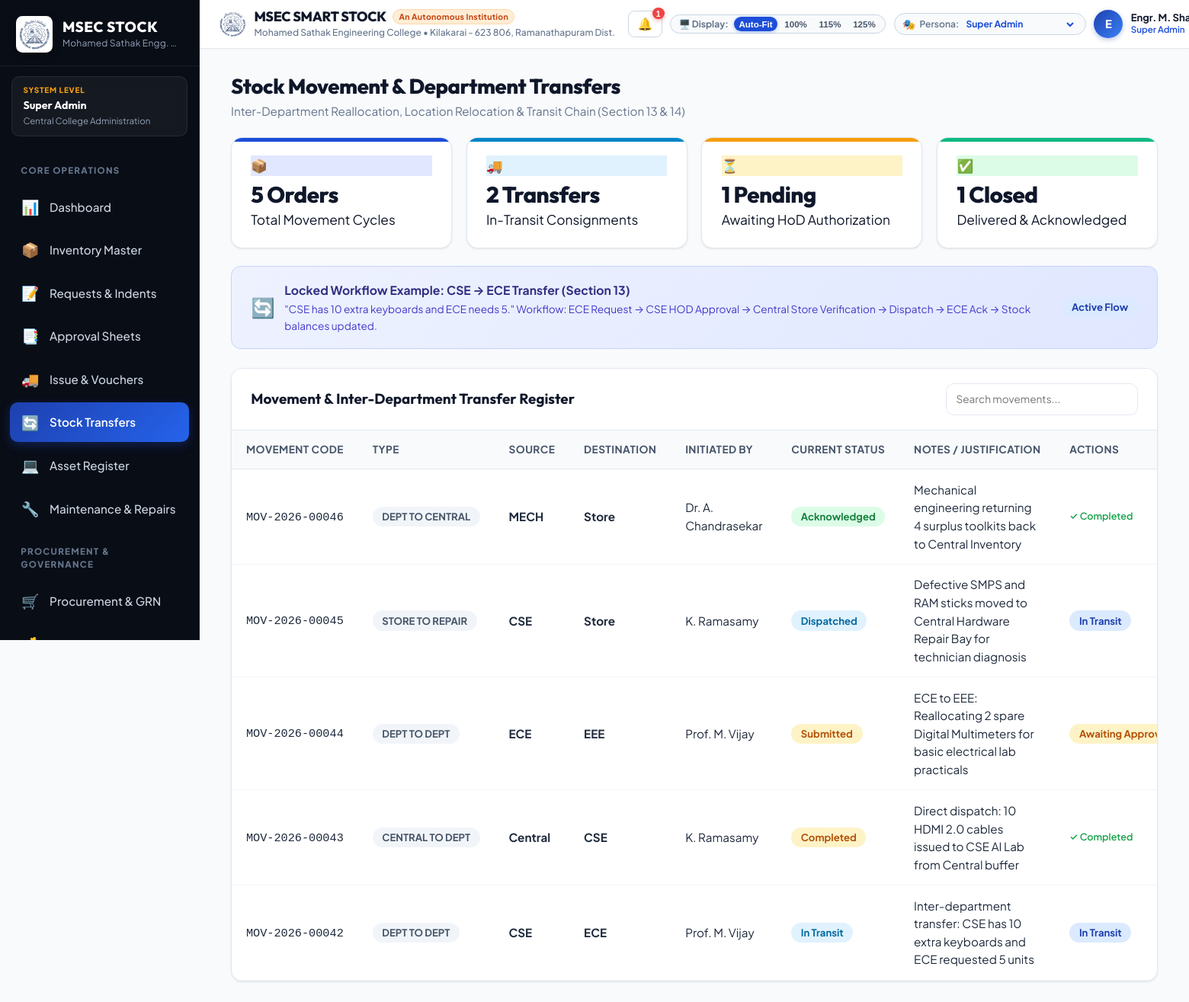
The app's page /index.php?route=movement (signed in) with its own data.
### tables this page shows
CREATE TABLE stock_movements (
                id INTEGER PRIMARY KEY AUTOINCREMENT,
                movement_code VARCHAR(50) NOT NULL UNIQUE,
                movement_type VARCHAR(50) NOT NULL,
                source_dept_id INT NULL,
                target_dept_id INT NULL,
                source_lab_id INT NULL,
                target_lab_id INT NULL,
                initiated_by INT NOT NULL,
                status VARCHAR(50) DEFAULT 'Pending Approval',
                notes TEXT,
                created_at DATETIME DEFAULT (datetime('now', 'localtime'))
            );

CREATE TABLE users (
                id INTEGER PRIMARY KEY AUTOINCREMENT,
                username VARCHAR(100) NOT NULL UNIQUE,
                password_hash VARCHAR(255) NOT NULL,
                full_name VARCHAR(150) NOT NULL,
                email VARCHAR(150) NOT NULL UNIQUE,
                phone VARCHAR(50),
                employee_id VARCHAR(50),
                designation VARCHAR(150),
                role_key VARCHAR(50) NOT NULL,
                dept_id INT NULL,
                lab_id INT NULL,
                status VARCHAR(50) DEFAULT 'Active',
                failed_attempts INT DEFAULT 0,
                locked_until DATETIME NULL,
                last_login_at DATETIME NULL,
                last_login_ip VARCHAR(50) NULL,
                created_at DATETIME DEFAULT (datetime('now', 'localtime'))
            );

### models/Movement.php (called while the page is built, shortened)
<?php
class Movement {
    public static function getAll(): array {
        $pdo = Database::getInstance();
        $stmt = $pdo->query("SELECT m.*, sd.code as source_dept_code, sd.name as source_dept_name,
                             td.code as target_dept_code, td.name as target_dept_name,
                             u.full_name as initiated_by_name, u.role_key as initiated_by_role
                             FROM stock_movements m
                             LEFT JOIN departments sd ON m.source_dept_id = sd.id
                             LEFT JOIN departments td ON m.target_dept_id = td.id
                             JOIN users u ON m.initiated_by = u.id
                             ORDER BY m.id DESC");
        return $stmt->fetchAll();
    }
}

### core/Auth.php (called while the page is built, shortened)
<?php
class Auth {
    public static function user(): ?array {
        return $_SESSION['msec_user'] ?? null;
    }
    public static function role(): ?string {
        return self::user()['role_key'] ?? null;
    }
    public static function can(string $action): bool {
        $role = self::role();
        return match ($action) {
            'adjust_stock', 'create_stock_entry' => $role === 'store_keeper',
            'create_request', 'raise_indent'     => in_array($role, ['store_keeper', 'hod', 'dept_coordinator', 'lab_incharge', 'faculty', 'technician'], true),
            'coordinator_verify'                => $role === 'dept_coordinator',
            'hod_approve'                       => $role === 'hod',
            'store_verify', 'generate_approval_sheet' => $role === 'store_keeper',
            'sanction_low'                      => in_array($role, ['hod', 'store_keeper'], true),
            'sanction_mid'                      => in_array($role, ['vice_principal', 'principal'], true),
            'sanction_high'                     => in_array($role, ['principal', 'director'], true),
            'sanction_capital'                  => in_array($role, ['director'], true),
            'issue_stock', 'create_voucher'     => $role === 'store_keeper',
            'ack_receipt'                       => in_array($role, ['hod', 'dept_coordinator', 'lab_incharge', 'faculty'], true),
            'create_transfer'                   => in_array($role, ['store_keeper', 'dept_coordinator', 'hod', 'lab_incharge'], true),
            'advance_transfer'                  => in_array($role, ['store_keeper', 'dept_coordinator'], true),
            'create_asset'                      => in_array($role, ['store_keeper', 'dept_coordinator'], true),
            'report_damage'                     => in_array($role, ['faculty', 'technician', 'lab_incharge', 'dept_coordinator', 'hod', 'store_keeper'], true),
            'perform_maintenance'               => $role === 'technician',
            'create_po'                         => $role === 'purchase_officer',
            'create_grn'                        => in_array($role, ['store_keeper', 'purchase_officer'], true),
            'conduct_audit'                     => in_array($role, ['store_keeper', 'auditor'], true),
            'check_budget', 'manage_budgets'    => $role === 'accounts_officer',
            'view_reports'                      => in_array($role, ['director', 'principal', 'vice_principal', 'accounts_officer', 'auditor', 'store_keeper', 'purchase_officer', 'hod', 'management_viewer'], true),
            'manage_users', 'reset_passwords'   => in_array($role, ['super_admin', 'admin'], true),
            default                             => false
        };
    }
}

### views/movement/index.php (the view, shortened to what this page needs)
<?php
$movements = Movement::getAll();
?>
<div class="page-header">
    <div>
        <h2 class="page-title">Stock Movement & Department Transfers</h2>
        <div class="page-desc">Inter-Department Reallocation, Location Relocation & Transit Chain (Section 13 & 14)</div>
    </div>
</div>
<?php
$totalMovements = count($movements);
$inTransit = count(array_filter($movements, fn($m) => in_array($m['status'], ['Dispatched', 'In Transit'])));
$pendingAppr = count(array_filter($movements, fn($m) => in_array($m['status'], ['Submitted', 'Pending'])));
$completed = count(array_filter($movements, fn($m) => in_array($m['status'], ['Closed', 'Acknowledged'])));
?>
<div class="stats-grid">
    <div class="stat-card">
        <div class="stat-icon" style="background: #e0e7ff; color: #4338ca;">📦</div>
        <div class="stat-content">
            <div class="stat-value"><?= $totalMovements ?> Orders</div>
            <div class="stat-label">Total Movement Cycles</div>
        </div>
    </div>
    <div class="stat-card info">
        <div class="stat-icon" style="background: #e0f2fe; color: #0284c7;">🚚</div>
        <div class="stat-content">
            <div class="stat-value"><?= $inTransit ?> Transfers</div>
            <div class="stat-label">In-Transit Consignments</div>
        </div>
    </div>
    <div class="stat-card warning">
        <div class="stat-icon" style="background: #fef3c7; color: #b45309;">⏳</div>
        <div class="stat-content">
            <div class="stat-value"><?= $pendingAppr ?> Pending</div>
            <div class="stat-label">Awaiting HoD Authorization</div>
        </div>
    </div>
    <div class="stat-card success">
        <div class="stat-icon" style="background: #dcfce7; color: #15803d;">✅</div>
        <div class="stat-content">
            <div class="stat-value"><?= $completed ?> Closed</div>
            <div class="stat-label">Delivered & Acknowledged</div>
        </div>
    </div>
</div>
<div style="background: linear-gradient(135deg, #eef2ff, #e0e7ff); border: 1px solid #c7d2fe; border-radius: 12px; padding: 18px 24px; margin-bottom: 24px;">
    <div style="display: flex; align-items: center; justify-content: space-between;">
        <div style="display: flex; align-items: center; gap: 12px;">
            <span style="font-size: 24px;">🔄</span>
            <div>
                <h4 style="font-size: 15px; font-weight: 700; color: #312e81;">Locked Workflow Example: CSE &rarr; ECE Transfer (Section 13)</h4>
                <p style="font-size: 13px; color: #4338ca; margin-top: 2px;">
                    "CSE has 10 extra keyboards and ECE needs 5." Workflow: ECE Request &rarr; CSE HOD Approval &rarr; Central Store Verification &rarr; Dispatch &rarr; ECE Ack &rarr; Stock balances updated.
                </p>
            </div>
        </div>
        <span class="badge badge-primary">Active Flow</span>
    </div>
</div>
<div class="card">
    <div class="card-header">
        <div class="card-title">Movement & Inter-Department Transfer Register</div>
        <div>
            <input type="text" class="form-control table-search-input" data-table="movementTable" placeholder="Search movements..." style="width: 240px; padding: 6px 12px; font-size: 13px;">
        </div>
    </div>
    <div class="card-body" style="padding: 0;">
        <div class="data-table-container">
            <table class="data-table" id="movementTable">
                <thead>
                    <tr>
                        <th>Movement Code</th>
                        <th>Type</th>
                        <th>Source</th>
                        <th>Destination</th>
                        <th>Initiated By</th>
                        <th>Current Status</th>
                        <th>Notes / Justification</th>
                        <th>Actions</th>
                    </tr>
                </thead>
                <tbody>
                    <?php foreach ($movements as $m):
                        $statusClass = match($m['status']) {
                            'Closed', 'Acknowledged' => 'badge-success',
                            'In Transit', 'Dispatched' => 'badge-info',
                            'Approved', 'Ready for Dispatch' => 'badge-primary',
                            'Rejected' => 'badge-danger',
                            default => 'badge-warning'
                        };
                    ?>
                        <tr>
                            <td><code><?= htmlspecialchars($m['movement_code']) ?></code></td>
                            <td><span class="badge badge-neutral"><?= htmlspecialchars(str_replace('_', ' ', $m['movement_type'])) ?></span></td>
                            <td><strong><?= htmlspecialchars($m['source_dept_code'] ?? 'Central') ?></strong></td>
                            <td><strong><?= htmlspecialchars($m['target_dept_code'] ?? 'Store') ?></strong></td>
                            <td><?= htmlspecialchars($m['initiated_by_name']) ?></td>
                            <td><span class="badge <?= $statusClass ?>"><?= htmlspecialchars($m['status']) ?></span></td>
                            <td><?= htmlspecialchars($m['notes']) ?></td>
                            <td>
                                <div style="display: flex; gap: 6px;">
                                    <?php if ($m['status'] === 'Submitted'): ?>
                                        <?php if (Auth::can('advance_transfer')): ?>
                                            <a href="index.php?route=advance_movement&id=<?= $m['id'] ?>&status=Approved" class="btn btn-primary btn-sm">Approve</a>
                                        <?php else: ?>
                                            <span class="badge badge-warning">Awaiting Approval</span>
                                        <?php endif; ?>
                                    <?php elseif ($m['status'] === 'Dispatched' || $m['status'] === 'In Transit'): ?>
                                        <?php if (Auth::can('advance_transfer')): ?>
                                            <a href="index.php?route=advance_movement&id=<?= $m['id'] ?>&status=Acknowledged" class="btn btn-success btn-sm">Acknowledge & Close</a>
                                        <?php else: ?>
                                            <span class="badge badge-primary">In Transit</span>
                                        <?php endif; ?>
                                    <?php else: ?>
                                        <span style="font-size: 12px; color: #16a34a; font-weight: 600;">✓ Completed</span>
                                    <?php endif; ?>
                                </div>
                            </td>
                        </tr>
                    <?php endforeach; ?>
                </tbody>
            </table>
        </div>
    </div>
</div>

### records on screen
stock_movements: movement_code "MOV-2026-00046", movement_type "DEPT TO CENTRAL", source_dept_code "MECH", target_dept_code "Store", users.full_name "Dr. A. Chandrasekar", status "Acknowledged", notes "Mechanical engineering returning 4 surplus toolkits back to Central Inventory", shows "✓ Completed"
stock_movements: movement_code "MOV-2026-00045", movement_type "STORE TO REPAIR", source_dept_code "CSE", target_dept_code "Store", users.full_name "K. Ramasamy", status "Dispatched", notes "Defective SMPS and RAM sticks moved to Central Hardware Repair Bay for technician diagnosis", shows "In Transit"
stock_movements: movement_code "MOV-2026-00044", movement_type "DEPT TO DEPT", source_dept_code "ECE", target_dept_code "EEE", users.full_name "Prof. M. Vijay", status "Submitted", notes "ECE to EEE: Reallocating 2 spare Digital Multimeters for basic electrical lab practicals", shows "Awaiting…"
stock_movements: movement_code "MOV-2026-00043", movement_type "CENTRAL TO DEPT", source_dept_code "Central", target_dept_code "CSE", users.full_name "K. Ramasamy", status "Completed", notes "Direct dispatch: 10 HDMI 2.0 cables issued to CSE AI Lab from Central buffer", shows "✓ Completed"
stock_movements: movement_code "MOV-2026-00042", movement_type "DEPT TO DEPT", source_dept_code "CSE", target_dept_code "ECE", users.full_name "Prof. M. Vijay", status "In Transit", notes "Inter-department transfer: CSE has 10 extra keyboards and ECE requested 5 units"

### other values on screen
$roleLevel "SYSTEM LEVEL"
$roleName "Super Admin"
$user['dept_name'] "Central College Administration"
APP_NAME "MSEC SMART STOCK"
APP_INSTITUTION_TAGLINE "An Autonomous Institution"
APP_INSTITUTION_FULL "Mohamed Sathak Engineering College"
APP_INSTITUTION_LOCATION "Kilakarai - 623 806, Ramanathapuram Dist."
$unreadCount "1"
substr($user['full_name'] ?? 'U', 0, 1) "E"
$user['full_name'] "Engr. M.…"
$totalMovements "5"
$inTransit "2"
$pendingAppr "1"
$completed "1"
